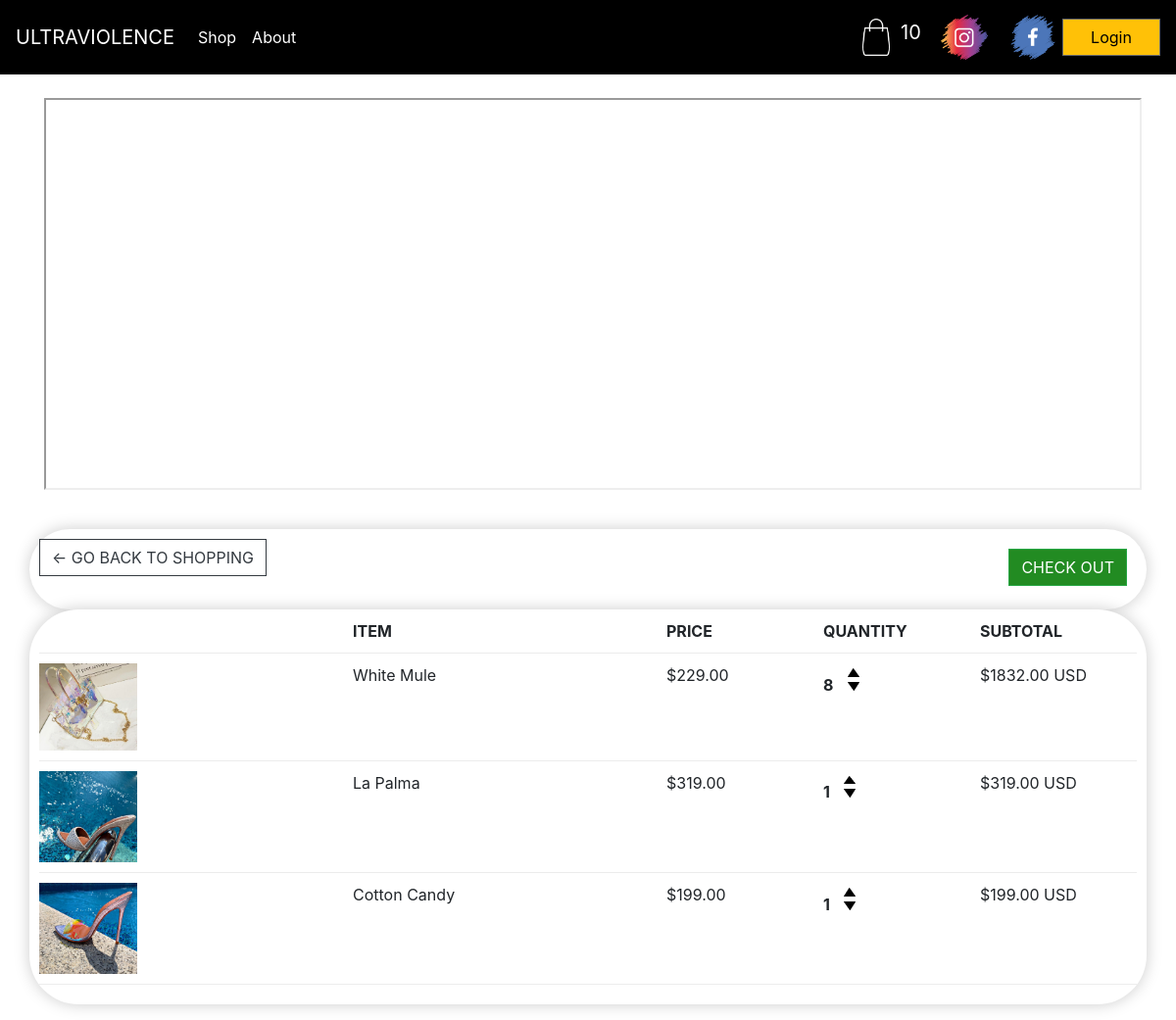
The app's page /cart/ (signed in), older data.
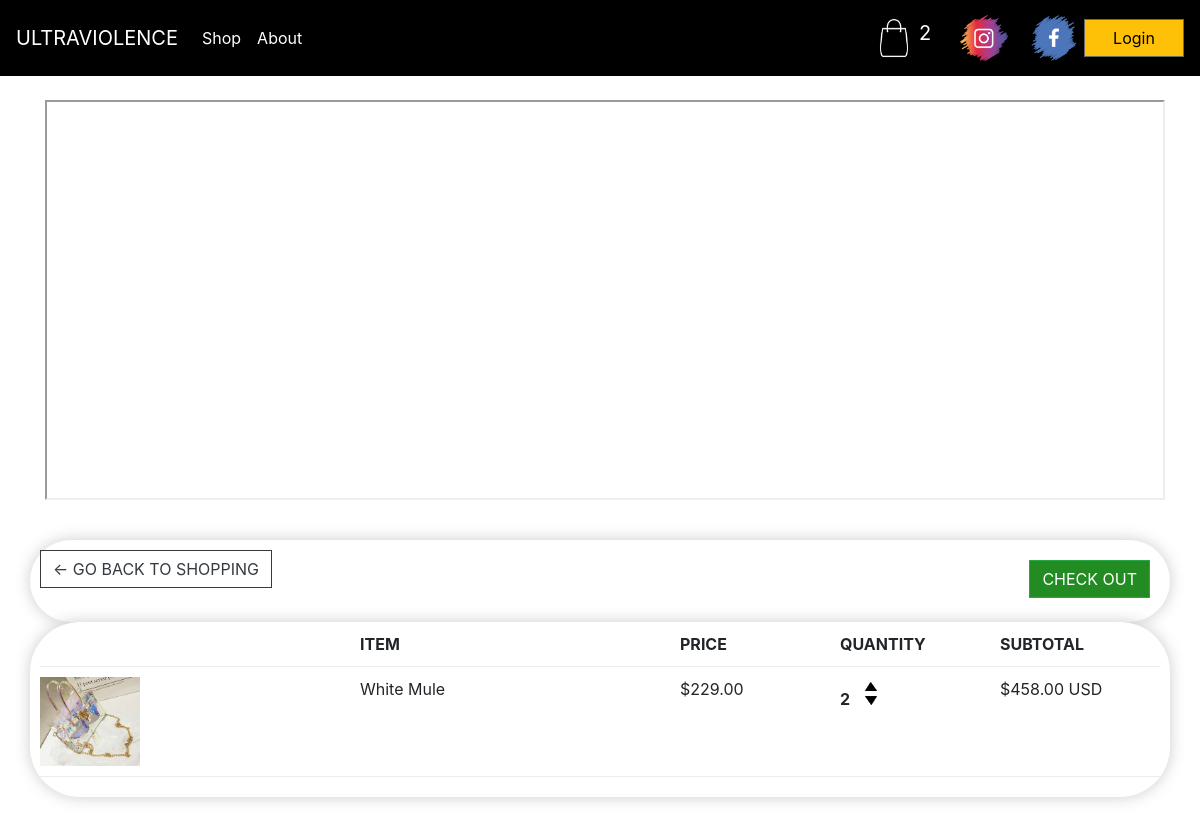
The same page, newer data.
### store/models.py (models this page shows, shortened)
class OrderItem(models.Model):
    product = models.ForeignKey(Product, on_delete=models.SET_NULL, blank=True, null=True)
    order = models.ForeignKey(Order, on_delete=models.SET_NULL, blank=True, null=True)
    quantity = models.IntegerField(default=0, null=True, blank=True)
    date_added = models.DateTimeField(auto_now_add=True)
    @property
    def get_total(self):
        total = self.product.price * self.quantity
        return total

class Product(models.Model):
    name = models.CharField(max_length=200, null=True)
    price = models.DecimalField(max_digits=10, decimal_places=2)
    digital = models.BooleanField(default=True, null=True, blank=False)
    image = models.ImageField(null=True, blank=True)
    @property
    def imageURL(self):
        try:
            url = self.image.url
        except:
            url = ""
        return url

### store/views.py (the view)
# urls.py: path('cart/', views.cart, name="cart"),
def cart(request):
    if request.user.is_authenticated:
        customer = request.user.customer
        order, created = Order.objects.get_or_create(customer=customer, complete=False)
        items = order.orderitem_set.all()
        cartItems = order.get_cart_items
    else:
        items = []
        order = {'get_cart_total': 0, 'get_cart_items': 0, 'shipping': False}
        cartItems = order['get_cart_items']
    context = {'items': items, 'order': order, 'cartItems': cartItems}
    return render(request, 'store/cart.html', context)

### store/models.py (called while the page is built)
    @property
    def get_cart_items(self):
        orderitems = self.orderitem_set.all()
        total = sum([item.quantity for item in orderitems])
        return total

### store/templates/store/cart.html (shortened to what this page needs)
{% extends 'store/main.html' %}
{% load static %}
{% block content %}
    <iframe width="1120" height="400" top="0px" loading="eager" tabindex="-1" style="position: -webkit-sticky" preload="auto" src="{% static 'video/baby2.mp4' %}"
        allow="accelerometer; autoplay; clipboard-write; encrypted-media; gyroscope;"
        allowfullscreen></iframe>
    <br>
    <br>
	<table class="table">
<div class="row">
		<div class="col-lg-12">
			<div class="box-element">
				<a  class="btn btn-outline-dark" href="{% url 'shop' %}">&#x2190; GO BACK TO SHOPPING</a>
				<a  style="float:right; margin:10px;" class="btn btn-success" href="{% url 'payment' %}">CHECK OUT</a>
				<br>
				<br>
			</div>
			<div class="box-element">
				<div class="cart-row">
					<div style="flex:2"></div>
					<div style="flex:2"><strong>ITEM</strong></div>
					<div style="flex:1"><strong>PRICE</strong></div>
					<div style="flex:1"><strong>QUANTITY</strong></div>
					<div style="flex:1"><strong>SUBTOTAL</strong></div>
				</div>
                {% for item in items %}
				<div class="cart-row">
					<div style="flex:2"><img class="row-image" src="{{ item.product.imageURL }}"></div>
					<div style="flex:2"><p>{{ item.product.name }}</p></div>
					<div style="flex:1"><p>${{ item.product.price|floatformat:2}}</p></div>
					<div style="flex:1">
						<p class="quantity">{{ item.quantity }}</p>
						<div class="quantity">
							<img data-product={{item.product.id}} data-action="add" class="chg-quantity update-cart" src="{% static  'images/arrow-up.png' %}">
							<img data-product={{item.product.id}} data-action="remove" class="chg-quantity update-cart" src="{% static  'images/arrow-down.png' %}">
						</div>
					</div>
					<div style="flex:1"><p>${{ item.get_total }} USD</p></div>
				</div>
            {% endfor %}
			</div>
			</table>
		</div>
{% endblock content %}

Row changes from the older to the newer data that the page shows:
removed OrderItem: product.imageURL (picture), product.name "La Palma", product.price "319.00", quantity "1", get_total "319.00"
removed OrderItem: product.imageURL (picture), product.name "Cotton Candy", product.price "199.00", quantity "1", get_total "199.00"
changed OrderItem "White Mule": quantity "8" → "2"; get_total "1832.00" → "458.00"
Text that changed along with them:
{{ cartItems }}: "10" → "2"
